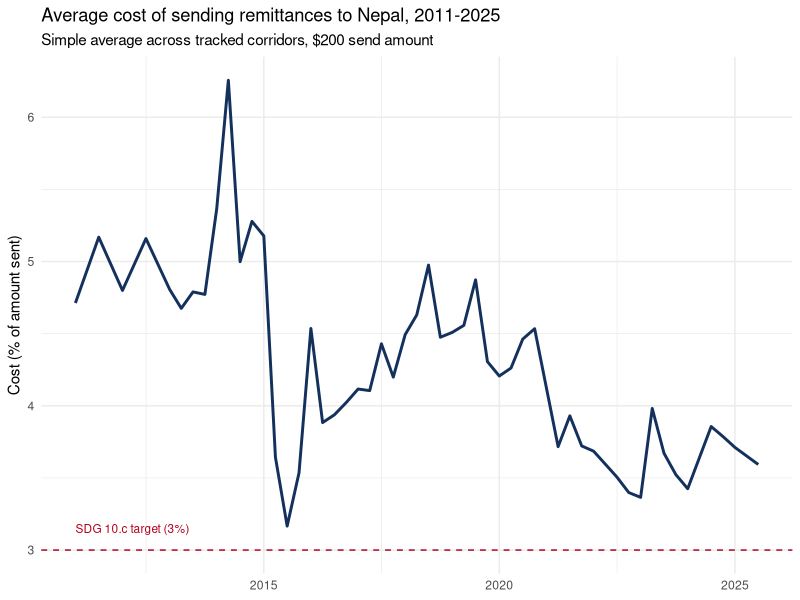
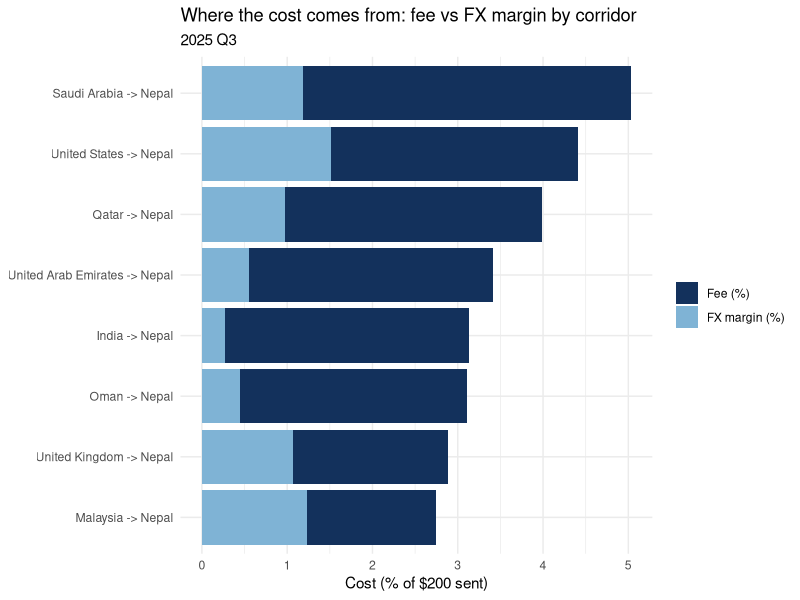

Reproduce these figures in R, in order.
# ============================================================================
# 02_corridor_diagnostics.R
#
# PURPOSE
#   The core descriptive engine behind the brief's "Analysis" and "Key
#   Findings" sections:
#     (a) Latest-quarter corridor cost table for Nepal, with fee/FX-margin
#         decomposition and the $200-vs-$500 small-transfer penalty
#     (b) Benchmark of Nepal's volume-weighted average against the SDG 10.c
#         3% target and the 5% corridor ceiling
#     (c) Cross-country comparison: Nepal vs Bangladesh vs Pakistan vs
#         Philippines vs India, controlling for corridor composition
#     (d) Time trend chart: Nepal corridor costs since 2011 vs SDG target
#
#   Every table/figure here is written to output/tables and output/figures
#   with a filename you can reference directly in the brief.
# ============================================================================

suppressMessages({
  library(dplyr)
  library(tidyr)
  library(ggplot2)
})

dir.create("output/tables", showWarnings = FALSE, recursive = TRUE)
dir.create("output/figures", showWarnings = FALSE, recursive = TRUE)

panel <- read.csv("data/processed/rpw_panel_clean.csv", stringsAsFactors = FALSE)
panel$quarter_date <- as.Date(panel$quarter_date)

latest_q <- max(panel$quarter_date)
cat("Latest quarter in panel:", format(latest_q, "%Y-%m"), "\n\n")

# ---------------------------------------------------------------------------
# (a) Latest-quarter Nepal corridor table with fee/FX decomposition
# ---------------------------------------------------------------------------
nepal_latest <- panel %>%
  filter(receiving_country == "Nepal", quarter_date == latest_q) %>%
  transmute(
    Corridor       = corridor,
    `Cost $200 (%)`  = round(total_cost_pct, 2),
    `Cost $500 (%)`  = round(total_cost_pct_500, 2),
    `Fee (%)`        = round(fee_pct, 2),
    `FX margin (%)`  = round(fx_margin_pct, 2),
    `FX share of cost (%)` = round(100 * fx_margin_pct / total_cost_pct, 1),
    `Small-transfer penalty (pp)` = round(total_cost_pct - total_cost_pct_500, 2),
    `# services surveyed` = num_services,
    `Digital share (%)`   = round(100 * pct_digital, 1)
  ) %>%
  arrange(desc(`Cost $200 (%)`))

write.csv(nepal_latest, "output/tables/table1_nepal_corridor_diagnostic.csv", row.names = FALSE)
cat("TABLE 1 -- Nepal corridor diagnostic, latest quarter\n")
print(nepal_latest, row.names = FALSE)
cat("\n")

# ---------------------------------------------------------------------------
# (b) Volume-weighted national average vs SDG target
#     NOTE: weights below are PLACEHOLDER equal weights. Replace with real
#     NRB/KNOMAD corridor volume shares (see README "Weighting corridors by
#     volume") before this number goes in the brief -- an unweighted average
#     understates the true national cost if Nepal's largest corridor (e.g.
#     UAE/Saudi/Qatar) is also a high-cost one.
# ---------------------------------------------------------------------------
weights <- nepal_latest %>%
  transmute(Corridor, weight = 1 / n())   # PLACEHOLDER equal weights

weighted_avg <- sum(nepal_latest$`Cost $200 (%)` * weights$weight)
cat(sprintf("PLACEHOLDER volume-weighted average cost to Nepal (%s): %.2f%%\n",
            format(latest_q, "%Y-%m"), weighted_avg))
cat("  -> SDG 10.c target: 3.00%  |  Gap:", round(weighted_avg - 3, 2), "pp\n")
cat("  -> G20/5x5 ceiling: 5.00%  |  Corridors above ceiling:",
    sum(nepal_latest$`Cost $200 (%)` > 5), "of", nrow(nepal_latest), "\n\n")

# ---------------------------------------------------------------------------
# (c) Cross-country comparison (latest quarter, simple corridor average)
# ---------------------------------------------------------------------------
country_compare <- panel %>%
  filter(quarter_date == latest_q) %>%
  group_by(receiving_country) %>%
  summarise(
    mean_cost_200   = round(mean(total_cost_pct), 2),
    mean_fx_margin  = round(mean(fx_margin_pct), 2),
    mean_fee        = round(mean(fee_pct), 2),
    mean_digital    = round(100 * mean(pct_digital), 1),
    n_corridors     = n(),
    .groups = "drop"
  ) %>%
  arrange(mean_cost_200)

write.csv(country_compare, "output/tables/table2_country_comparison.csv", row.names = FALSE)
cat("TABLE 2 -- Cross-country comparison, latest quarter (simple corridor average)\n")
print(country_compare, row.names = FALSE)
cat("\nCAUTION: This is an unweighted, uncontrolled comparison -- it does not\n")
cat("account for the fact that each country's corridor MIX differs (e.g. more\n")
cat("Gulf-heavy vs more US/UK-heavy). See 03_panel_regression.R for the\n")
cat("regression-adjusted version that controls for this via fixed effects.\n\n")

# ---------------------------------------------------------------------------
# (d) Time trend chart: Nepal corridors since 2011 vs SDG target
# ---------------------------------------------------------------------------
nepal_trend <- panel %>%
  filter(receiving_country == "Nepal") %>%
  group_by(quarter_date) %>%
  summarise(mean_cost = mean(total_cost_pct), .groups = "drop")

p1 <- ggplot(nepal_trend, aes(x = quarter_date, y = mean_cost)) +
  geom_line(color = "#13315c", linewidth = 1) +
  geom_hline(yintercept = 3, linetype = "dashed", color = "#b3001b") +
  annotate("text", x = min(nepal_trend$quarter_date), y = 3.15,
           label = "SDG 10.c target (3%)", hjust = 0, size = 3, color = "#b3001b") +
  labs(title = "Average cost of sending remittances to Nepal, 2011-2025",
       subtitle = "Simple average across tracked corridors, $200 send amount",
       x = NULL, y = "Cost (% of amount sent)") +
  theme_minimal(base_size = 11)

ggsave("output/figures/fig1_nepal_cost_trend.png", p1, width = 7.5, height = 4.2, dpi = 200)
cat("Saved output/figures/fig1_nepal_cost_trend.png\n")

# ---------------------------------------------------------------------------
# (e) Fee vs FX-margin decomposition chart (stacked), latest quarter
# ---------------------------------------------------------------------------
decomp <- nepal_latest %>%
  select(Corridor, `Fee (%)`, `FX margin (%)`) %>%
  pivot_longer(-Corridor, names_to = "Component", values_to = "Value")

p2 <- ggplot(decomp, aes(x = reorder(Corridor, Value, sum), y = Value, fill = Component)) +
  geom_col() +
  coord_flip() +
  scale_fill_manual(values = c("Fee (%)" = "#13315c", "FX margin (%)" = "#7fb3d5")) +
  labs(title = "Where the cost comes from: fee vs FX margin by corridor",
       subtitle = paste0(format(latest_q, "%Y"), " Q", (as.integer(format(latest_q, "%m")) - 1) %/% 3 + 1),
       x = NULL, y = "Cost (% of $200 sent)", fill = NULL) +
  theme_minimal(base_size = 11)

ggsave("output/figures/fig2_fee_vs_fx_decomposition.png", p2, width = 7.5, height = 4.2, dpi = 200)
cat("Saved output/figures/fig2_fee_vs_fx_decomposition.png\n")

cat("\n02_corridor_diagnostics.R complete.\n")
